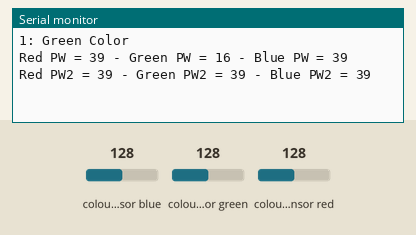
This sketch was run on a simulated Arduino Mega 2560, built with avr-gcc and run on an emulated ATmega2560. Shown: the last lines printed to the serial monitor. Wiring (inferred from the names in the program): 2 × TCS3200 colour sensor: output pin 12, S2 pin 24, S3 pin 18, S0 pin 22, S1 pin 23 / output pin 13, S2 pin 28, S3 pin 25, S0 pin 26, S1 pin 27. The test bench sets the inputs (shaded band); at power-on: colour sensor blue 128, colour sensor green 128, colour sensor red 128.

Above: at 1.2 s.
1.3 s: colour sensor blue set to 191
At 1.8 s:
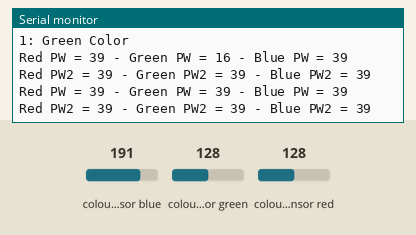
3.3 s: colour sensor green set to 5
At 3.3 s:
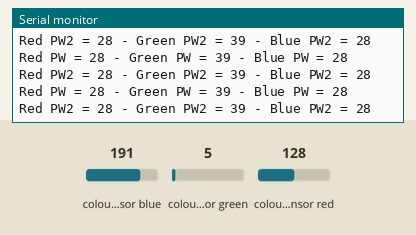
6.3 s: colour sensor blue set to 5
At 6.8 s:
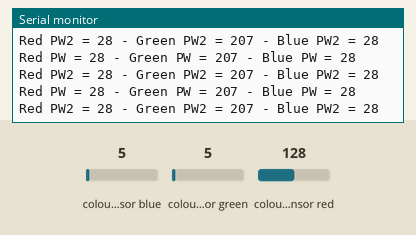
Timing chart, 0 to 9.3 s (numbered marks = the images above; inputs shaded):
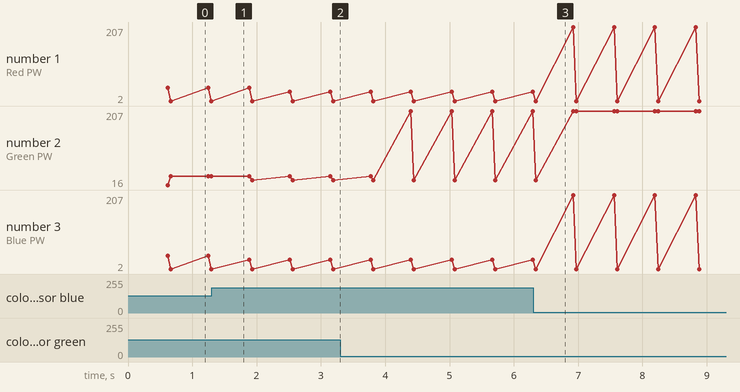

The sketch:

colorSensor.ino
```cpp
// Define color sensor pins
#define S0 22
#define S1 23
#define S2 24
#define S3 25
#define sensorOut 12


// Define color sensor pins
#define S0_2 26
#define S1_2 27
#define S2_2 28
#define S3_2 18
#define sensorOut_2 13
// Variables for Color Pulse Width Measurements
int redPW = 0;
int greenPW = 0;
int bluePW = 0;


int redPW_2 = 0;
int greenPW_2 = 0;
int bluePW_2 = 0;

void setup() {
  // Set S0 - S3 as outputs
  pinMode(S0, OUTPUT);
  pinMode(S1, OUTPUT);
  pinMode(S2, OUTPUT);
  pinMode(S3, OUTPUT);
  // Set S0 - S3 as outputs
  pinMode(S0_2, OUTPUT);
  pinMode(S1_2, OUTPUT);
  pinMode(S2_2, OUTPUT);
  pinMode(S3_2, OUTPUT);

  // Set Pulse Width scaling to 20%
  digitalWrite(S0, HIGH);
  digitalWrite(S1, LOW);
  // Set Pulse Width scaling to 20%
  digitalWrite(S0_2, HIGH);
  digitalWrite(S1_2, LOW);
  // Set Sensor output as input
  pinMode(sensorOut, INPUT);
  pinMode(sensorOut_2, INPUT);

  // Setup Serial Monitor
  Serial.begin(9600);
}

void loop() {
  // Read Red Pulse Width
  redPW = getRedPW();
  // Delay to stabilize sensor
  delay(100);

  // Read Green Pulse Width
  greenPW = getGreenPW();
  // Delay to stabilize sensor
  delay(100);

  // Read Blue Pulse Width
  bluePW = getBluePW();
  // Delay to stabilize sensor
  delay(100);
  // Read Red Pulse Width
  redPW_2 = getRedPW2();
  // Delay to stabilize sensor
  delay(100);

  // Read Green Pulse Width
  greenPW_2 = getGreenPW2();
  //Delay to stabilize sensor
  delay(100);

  // Read Blue Pulse Width
  bluePW_2 = getBluePW2();
  // Delay to stabilize sensor
  delay(100);


  if (redPW < bluePW && redPW < greenPW) {
    Serial.println("1: Red Color");

  }

  else if (bluePW < redPW && bluePW < greenPW) {
    Serial.println("1: Blue Color");

  }

  else if (greenPW < redPW && greenPW < bluePW) {
    Serial.println("1: Green Color");
  }

  if (redPW_2 < bluePW_2 && redPW_2 < greenPW_2 )
    {
     Serial.println("2: Red Color");

    }

    else if (bluePW_2 < redPW_2 && bluePW_2 < greenPW_2)
    {
     Serial.println("2: Blue Color");

    }

  else if (greenPW_2 < redPW_2 && greenPW_2 < bluePW_2)
  {
   Serial.println("2: Green Color");

  }

  // Print output to Serial Monitor
  Serial.print("Red PW = ");
  Serial.print(redPW);
  Serial.print(" - Green PW = ");
  Serial.print(greenPW);
  Serial.print(" - Blue PW = ");
  Serial.println(bluePW);
  //Print output to Serial Monitor
  Serial.print("Red PW2 = ");
  Serial.print(redPW_2);
  Serial.print(" - Green PW2 = ");
  Serial.print(greenPW_2);
  Serial.print(" - Blue PW2 = ");
  Serial.println(bluePW_2);
}


// Function to read Red Pulse Widths
int getRedPW() {
  // Set sensor to read Red only
  digitalWrite(S2, LOW);
  digitalWrite(S3, LOW);
  // Define integer to represent Pulse Width
  int PW;
  // Read the output Pulse Width
  PW = pulseIn(sensorOut, LOW);
  // Return the value
  return PW;
}
// Function to read Red Pulse Widths
int getRedPW2() {
  // Set sensor to read Red only
  digitalWrite(S2_2, LOW);
  digitalWrite(S3_2, LOW);
  // Define integer to represent Pulse Width
  int PW;
  // Read the output Pulse Width
  PW = pulseIn(sensorOut_2, LOW);
  // Return the value
  return PW;
}

// Function to read Green Pulse Widths
int getGreenPW() {
  // Set sensor to read Green only
  digitalWrite(S2, HIGH);
  digitalWrite(S3, HIGH);
  // Define integer to represent Pulse Width
  int PW;
  // Read the output Pulse Width
  PW = pulseIn(sensorOut, LOW);
  // Return the value
  return PW;
}
// Function to read Green Pulse Widths
int getGreenPW2() {
  // Set sensor to read Green only
  digitalWrite(S2_2, HIGH);
  digitalWrite(S3_2, HIGH);
  // Define integer to represent Pulse Width
  int PW;
  // Read the output Pulse Width
  PW = pulseIn(sensorOut_2, LOW);
  // Return the value
  return PW;
}

// Function to read Blue Pulse Widths
int getBluePW() {
  // Set sensor to read Blue only
  digitalWrite(S2, LOW);
  digitalWrite(S3, HIGH);
  // Define integer to represent Pulse Width
  int PW;
  // Read the output Pulse Width
  PW = pulseIn(sensorOut, LOW);
  // Return the value
  return PW;
}

// Function to read Blue Pulse Widths
int getBluePW2() {
  // Set sensor to read Blue only
  digitalWrite(S2_2, LOW);
  digitalWrite(S3_2, HIGH);
  // Define integer to represent Pulse Width
  int PW;
  // Read the output Pulse Width
  PW = pulseIn(sensorOut_2, LOW);
  // Return the value
  return PW;
}
```

Measured:
- plotted number 2: 39 → 28 after the input at 1.3 s, 28 → 207 after the input at 3.3 s
